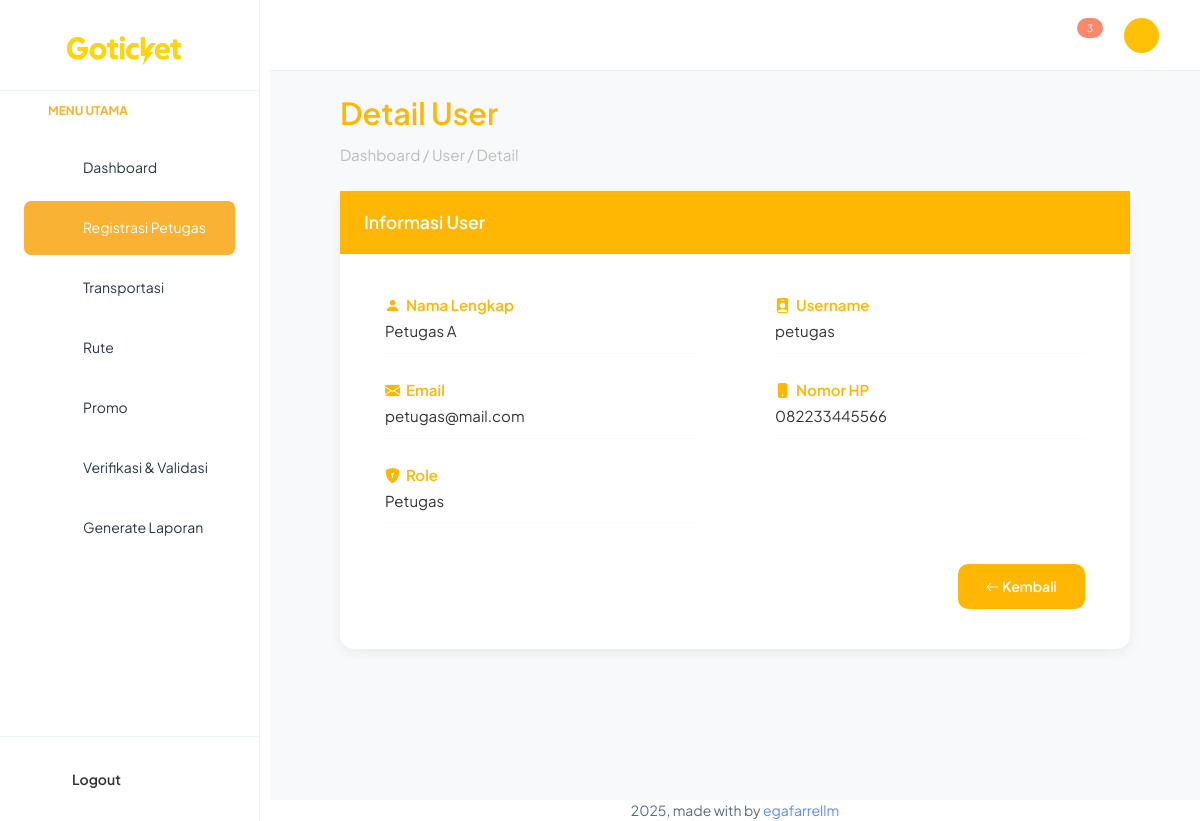
The app's page /backend/pages/registrasi_petugas/detail.php?id=2 (signed in) with its own data.
### tables this page shows
CREATE TABLE `user` (
  `id_user` int NOT NULL,
  `nama_lengkap` varchar(100) NOT NULL,
  `username` varchar(50) NOT NULL,
  `password` varchar(255) NOT NULL,
  `email` varchar(100) DEFAULT NULL,
  `no_hp` varchar(20) DEFAULT NULL,
  `role` enum('Administrator','Petugas','Penumpang') NOT NULL,
  `tanggal_registrasi` datetime DEFAULT CURRENT_TIMESTAMP
);

### backend/pages/registrasi_petugas/detail.php (the view, shortened to what this page needs)
<?php
include '../../partials/header.php';
include '../../partials/sidebar.php';
include '../../partials/navbar.php';
include '../../app.php';
$id = $_GET['id'] ?? null;
$q = mysqli_query($connect, "SELECT * FROM user WHERE id_user='$id'");
$data = mysqli_fetch_assoc($q);
?>
<link href="https://cdn.jsdelivr.net/npm/bootstrap-icons@1.10.5/font/bootstrap-icons.css" rel="stylesheet">
<div class="content-wrapper">
    <div class="page-title">Detail User</div>
    <div class="breadcrumb">Dashboard / User / Detail</div>
    <div class="card card-custom">
        <div class="card-header-custom">Informasi User</div>
        <div class="card-body">
            <div class="detail-container">
                <div>
                    <div class="detail-label"><i class="bi bi-person-fill"></i> Nama Lengkap</div>
                    <div class="detail-value"><?= htmlspecialchars($data['nama_lengkap']); ?></div>
                    <hr>
                </div>
                <div>
                    <div class="detail-label"><i class="bi bi-person-badge-fill"></i> Username</div>
                    <div class="detail-value"><?= htmlspecialchars($data['username']); ?></div>
                    <hr>
                </div>
                <div>
                    <div class="detail-label"><i class="bi bi-envelope-fill"></i> Email</div>
                    <div class="detail-value"><?= htmlspecialchars($data['email']); ?></div>
                    <hr>
                </div>
                <div>
                    <div class="detail-label"><i class="bi bi-phone-fill"></i> Nomor HP</div>
                    <div class="detail-value"><?= htmlspecialchars($data['no_hp']); ?></div>
                    <hr>
                </div>
                <div>
                    <div class="detail-label"><i class="bi bi-shield-lock-fill"></i> Role</div>
                    <div class="detail-value text-capitalize">
                        <?= htmlspecialchars($data['role']); ?>
                    </div>
                    <hr>
                </div>
            </div>
            <div class="d-flex justify-content-end">
                <a href="index.php" class="btn-kembali"><i class="bi bi-arrow-left"></i> Kembali</a>
            </div>
        </div>
    </div>
</div>
<?php
include '../../partials/footer.php';
include '../../partials/script.php';
?>

### backend/pages/registrasi_petugas/detail.php (style rules this page uses)
.content-wrapper { background-color: #f8f9fa; min-height: 100vh; padding: 90px 70px 50px 70px; }
.page-title { font-size: 1.9rem; font-weight: 600; color: #ffb703; margin-bottom: 8px; }
.breadcrumb { color: #bdbdbd; font-size: 0.95rem; margin-bottom: 25px; }
.card-custom { border-radius: 14px; box-shadow: 0 4px 12px rgba(0, 0, 0, 0.06); background-color: #ffffff; border: none; }
.card-header-custom { background-color: #ffb703; color: #ffffff; padding: 18px 24px; font-weight: 600; font-size: 1.1rem; }
.card-body { padding: 40px 45px; }
.detail-container { display: grid; grid-template-columns: 1fr 1fr; gap: 25px 80px; margin-bottom: 40px; }
.detail-label { font-weight: 600; color: #ffb703; font-size: 15px; margin-bottom: 4px; display: flex; align-items: center; gap: 6px; }
.detail-value { color: #333; font-size: 15px; }
hr { border-top: 1px solid #eee; margin: 10px 0 0 0; }
.btn-kembali { background-color: #ffb703; color: #fff; border: none; border-radius: 10px; padding: 12px 28px; font-weight: 600; text-decoration: none; transition: 0.2s; }

### records on screen
user: nama_lengkap "Petugas A", username "petugas", email "petugas@mail.com", no_hp "082233445566", role "Petugas"

### other values on screen
$jumlah_notif "3"
